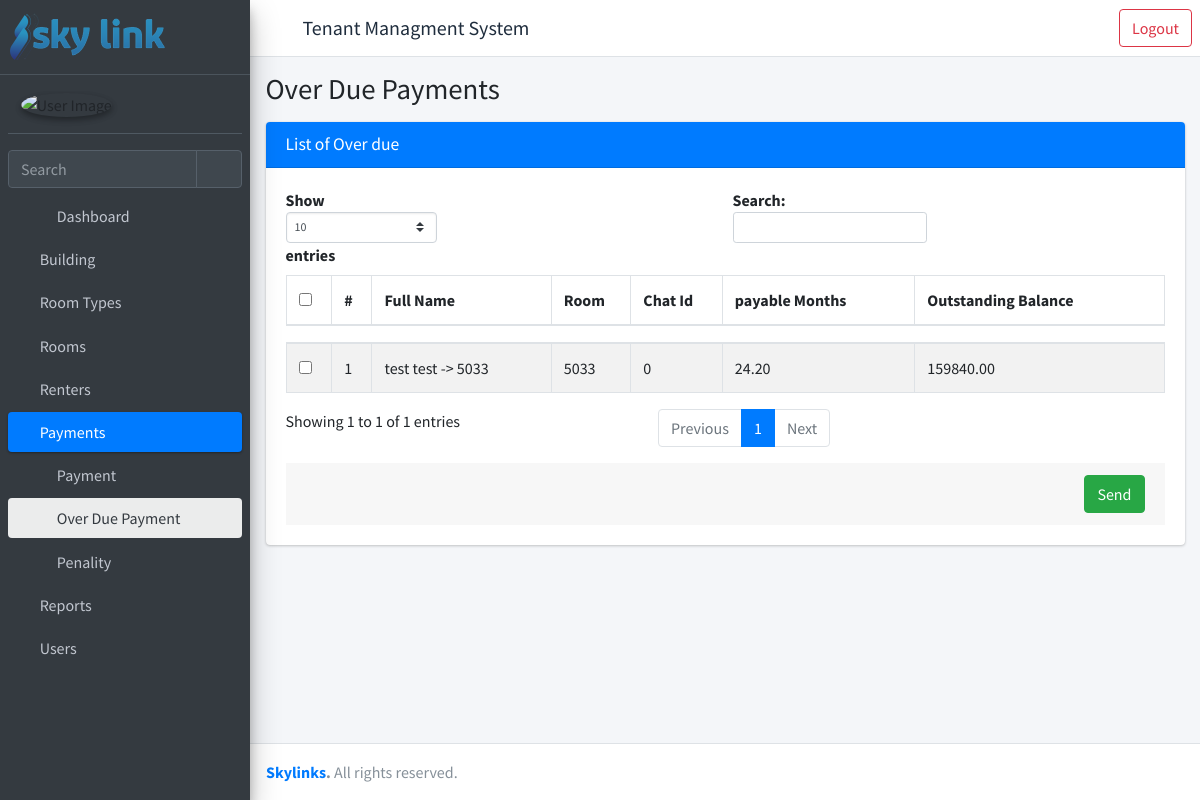
Page /over-due/ (signed in) on the committed database.
### rent/models.py (models this page shows, shortened)
class Report(models.Model):
    renter = models.ForeignKey("rent.Renter", verbose_name=_(
        "Invoice No."), on_delete=models.CASCADE)
    payable_month = models.DecimalField(
        _("Payable Month"), max_digits=20, decimal_places=2, default=0)
    payable_amount = models.DecimalField(
        _("Payable Amount"), max_digits=10, decimal_places=2, default=0)
    total_paid = models.DecimalField(
        _("Total Paid"), max_digits=10, decimal_places=2, default=0, editable=False)
    @property
    def outstanding_balance(self):
        return round(self.payable_amount - self.total_paid, 2)

class Renter(models.Model):
    first_name = models.CharField(_("First Name"), max_length=30)
    last_name = models.CharField(_("Last Name"), max_length=30)
    phone = models.CharField(_("Phone number"), max_length=30)
    id_no = models.CharField(_("ID No."), max_length=50)
    deposited_amount = models.DecimalField(
        _("Deposited Amount"), max_digits=15, decimal_places=2, default=0)
    date_admitted = models.DateField(_("Date Admitted"), default=timezone.now)
    room = models.ForeignKey("rent.Room", verbose_name=_(
        "Room"), on_delete=models.PROTECT, related_name="rents")
    chat_id = models.CharField(_("Chat ID"), max_length=50, default=0)
    is_rented = models.BooleanField(_("Is Rented"), default=True)
    date_left = models.DateField(_("Date Field"), blank=True, null=True)
    created_by = models.ForeignKey(settings.AUTH_USER_MODEL, verbose_name=_(
        "Created By"), on_delete=models.PROTECT, related_name="created_by_renter")
    created_date = models.DateTimeField(_("Created Date"), auto_now_add=True)
    updated_by = models.ForeignKey(settings.AUTH_USER_MODEL, verbose_name=_(
        "Updated By"), on_delete=models.PROTECT, related_name="updated_by_renter")
    updated_date = models.DateTimeField(_("Updated Date"), auto_now=True)
    def full_name(self) -> str:
        return self.first_name + ' ' + self.last_name
    def __str__(self) -> str:
        return self.full_name() + f' -> {self.room}'

class Room(models.Model):
    building = models.ForeignKey("rent.Building", verbose_name=_(
        "Building"), on_delete=models.PROTECT)
    floor_no = models.PositiveIntegerField(_("Floor No."))
    room_type = models.ForeignKey("rent.RoomType", verbose_name=_(
        "Room Type"), on_delete=models.PROTECT)
    room_no = models.CharField(_("Room No."), max_length=10)
    width = models.DecimalField(
        _("Room Width"), max_digits=5, decimal_places=2, blank=True, null=True)
    length = models.DecimalField(
        _("Room Length"), max_digits=5, decimal_places=2, blank=True, null=True)
    area = models.DecimalField(_("Area"), max_digits=10, decimal_places=2)
    price_msq = models.DecimalField(
        _("Price per MSq"), max_digits=10, decimal_places=2)
    status = models.CharField(
        _("Status"), max_length=50, choices=STATUS_CHOICES, default="vacant")
    total_price = models.DecimalField(
        _("Total Price"), max_digits=10, decimal_places=2)
    is_active = models.BooleanField(default=True)
    created_by = models.ForeignKey(settings.AUTH_USER_MODEL, verbose_name=_(
        "Created By"), on_delete=models.PROTECT, related_name="created_by_room")
    created_date = models.DateTimeField(_("Created Date"), auto_now_add=True)
    updated_by = models.ForeignKey(settings.AUTH_USER_MODEL, verbose_name=_(
        "Updated By"), on_delete=models.PROTECT, related_name="updated_by_room")
    updated_date = models.DateTimeField(_("Updated Date"), auto_now=True)
    def __str__(self) -> str:
        return self.room_no

### rent/views.py (the view, shortened to what this page needs)
# urls.py: path("over-due/", views.OverDuePaymentListView, name="over-due"),
@login_required
@permission_required(perm="rent.view_payment", raise_exception=True)
def OverDuePaymentListView(request):
    reports = Report.objects.all()
    over_due = []
    for report in reports:
        if report.outstanding_balance > 0:
            over_due.append(report)
    context = {
        "object_list": over_due,
        "open": "overdue",
        "title": "Over Due Payments",
        'obj_model': 'over due',
        **permissions(request),
    }
    return render(request, "rent/over-due-list.html", context)

### templates/rent/over-due-list.html (shortened to what this page needs)
{% extends 'rent/homepage.html' %}
{% load static %}
{% block main_page %}
<div class="content">
    <div class="container-fluid">
        <div class="card">
            <div class="card-header bg-primary">
                <h3 class="card-title ">List of {{ obj_model.capitalize }}</h3>
            </div>
            <div class="card-body">
                <form method='POST'>
                    {% csrf_token %}
                    <table id="example1" class="table table-bordered table-striped" width="100%">
                        <thead>
                            <tr class="sorting sorting_desc">
                                <th ><input type='checkbox' id="table_selector"></th>
                                <th >#</th>
                                <th>Full Name</th>
                                <th>Room</th>
                                <th>Chat Id</th>
                                <th>payable Months</th>
                                <th>Outstanding Balance</th>
                            </tr>
                        </thead>
                        <tbody>
                            {% if object_list|length > 0 %}
                                {% for data in object_list %}
                                    <tr>
                                        <td><input type='checkbox' id="row{{ forloop.counter }}" name="selected_id" value = '{{data.id}}'></td>
                                        <td>{{ forloop.counter }}</td>
                                        <td>{{ data.renter }}</td>
                                        <td>{{ data.renter.room }}</td>
                                        <td>{{ data.renter.chat_id }}</td>
                                        <td>{{ data.payable_month}}</td>
                                        <td>{{ data.outstanding_balance  }}</td>
                                    </tr>
                                {% endfor %}
                            {% else %}
                                <tr>
                                    <td colspan="7" class="dataTables_empty text-center" valign="top">No records found</td>
                                </tr>
                            {% endif %}
                        </tbody>
                    </table>
                    <div class="card-footer">
                        <input type="Submit" class="btn btn-success float-right" value="Send">
                    </div>
                </form>
            </div>
        </div>
    </div>
</div>
{% endblock main_page %}
{% load static %}

### rows in the picture
Report: renter "test test -> 5033", renter.room "5033", renter.chat_id "0", payable_month "24.20", outstanding_balance "159840.00"

### other values in the picture
{{ title }} "Over Due Payments"
{{ obj_model.capitalize }} "Over due"
